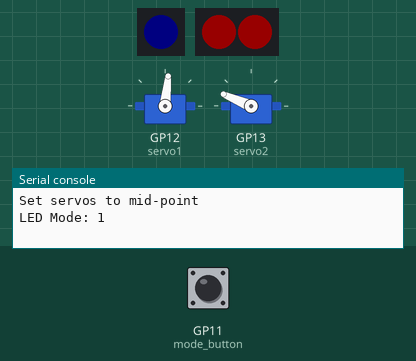
The program below on a simulated Raspberry Pi Pico running MicroPython. On the bench: 1 RGB LEDs in strip order, left to right, 2 RGB LEDs in strip order, left to right, 2 × servo, the last lines printed to the serial console. Inputs (shaded band) come from the test bench; at power-on: GP11 (mode_button) HIGH. Dim RGB values are drawn brighter than linear; random numbers come from a fixed seed; servo angles are drawn from the pulse width (0.5 ms = 0°, 2.5 ms = 180°); threads take turns every 2 ms.

Above: at 3.88 s.
4.3 s: GP11 (mode_button) pulled LOW for 0.15 s
At 6.81 s:
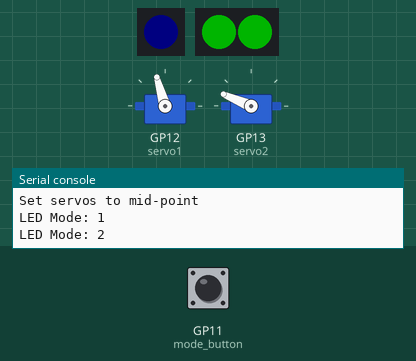
7.3 s: GP11 (mode_button) pulled LOW for 1 s
At 7.63 s:
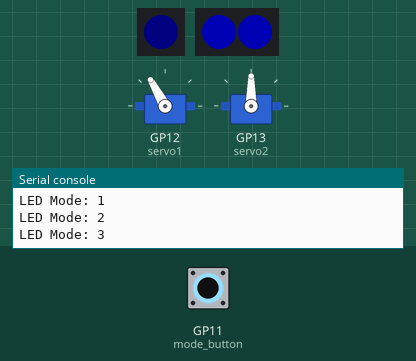
10.3 s: GP11 (mode_button) pulled LOW for 0.15 s
At 13.03 s:
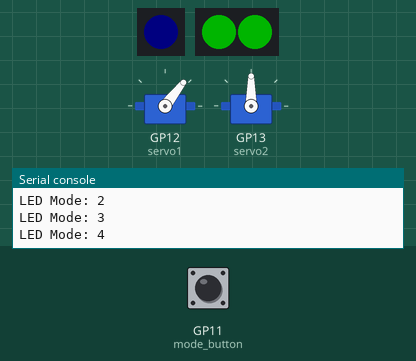
13.4 s: GP11 (mode_button) pulled LOW for 3.2 s
At 17.31 s:
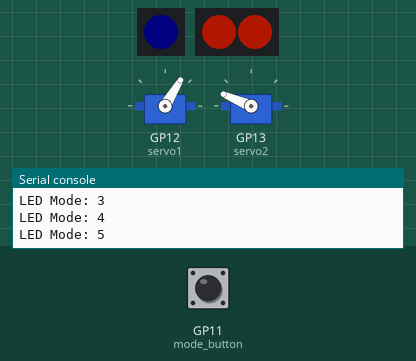
18.1 s: GP11 (mode_button) pulled LOW for 0.15 s
At 19.4 s:
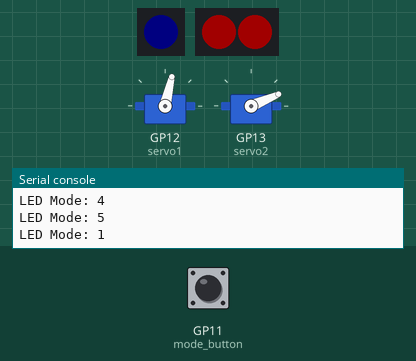
21.1 s: GP11 (mode_button) pulled LOW for 1 s
At 22.77 s:
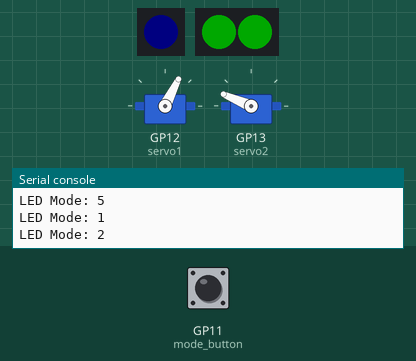
Timing chart, 0 to 25.1 s (numbered marks = the images above; inputs shaded):
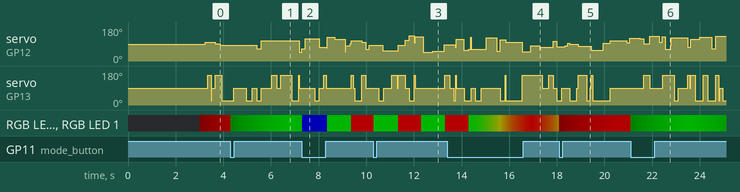

The program:

main.py
```python
# (licence header left out)
# Import required libraries
import machine
import neopixel
import random
import time
import _thread

# Function to adjust a colour with a defined brightness
def get_colour(baseColour,brightness=20):
    # Take a colour tuple and adjust the values using the brightness value
    brightness=brightness/100
    if brightness>0 and brightness<1:
        adjustedColour=tuple([int(x*brightness) for x in baseColour])
    else:
        adjustedColour=baseColour
    return adjustedColour

# Function to rotate through lighting modes
def callback(mode_button):
    global mode, debounce_time
    if (time.ticks_ms()-debounce_time) > 500:
        mode=mode+1
        if mode>5:
            mode=mode = 1
        print("LED Mode: "+ str(mode))
        debounce_time=time.ticks_ms()

# Function to move servos
def servo_move():
    # Set servos to mid position
    servo1.duty_u16(SRV1_MID_DUTY)
    servo2.duty_u16(SRV2_MID_DUTY)

    while True:
        # Random delay in milliseconds
        time.sleep_ms(random.randint(0, 200))

        # Move servo 1 - Head
        if random.randint(1, 3)==1:
            # Move servo 1
            duty = random.randint(SRV1_MIN_DUTY, SRV1_MAX_DUTY)
            servo1.duty_u16(duty)
            #print("Head : ",duty)

        # Move servo 2 - Jaw
        if random.randint(1, 2)==1:
            duty = random.choice([SRV2_MIN_DUTY,SRV2_MID_DUTY,SRV2_MAX_DUTY])
            servo2.duty_u16(duty)
            #print("Jaw : ",duty)

# Define Pins that hardware is connected to
LED_PIN=16               # Set pin number for onboard LED
NEO_PIN=26               # NeoPixels
SRV1_PIN=12              # Servo 1 - Head
SRV2_PIN=13              # Servo 2 - Jaw
BTN1_PIN=11              # Momentary switch

# Define some parameters for hardware
NEO_BPP=3                # 3 for RGB, 4 for RGBW

# Pulse Width   U16 Value
#       500us   1638
#      1000us   3276
#      2000us   6554
#      2500us   8192
# U16 65,535 represents 20ms so 1ms is ~3276

# Experimental Values
# SG90 3276 to 6554 gives 90 degree movement
# SG90 2480 to 7350 gives ~160 degree movement

# Servo pulse frequency (Hz)
SRV1_FRQ=50
SRV2_FRQ=50

# Servo 1 - Head (U16 Value)
SRV1_MIN_DUTY=3276
SRV1_MAX_DUTY=6554
SRV1_MID_DUTY=int((SRV1_MIN_DUTY+SRV1_MAX_DUTY)/2)

# Servo 2 - Jaw (U16 Value)
SRV2_MIN_DUTY=2480
SRV2_MAX_DUTY=7350
SRV2_MID_DUTY=int((SRV2_MIN_DUTY+SRV2_MAX_DUTY)/2)

# Define some NeoPixel parameters
NEO_BRIGHTNESS=25        # Set brightness as a percentage for eyes
LED_BRIGHTNESS=2         # Set brightness as a percentage for onboard LED

# Define some colours
COLOUR_RED=(255,0,0,0)
COLOUR_GREEN=(0,255,0,0)
COLOUR_BLUE=(0,0,255,0)
COLOUR_ORANGE=(255,50,0,0)
COLOUR_VIOLET=(255,0,255,0)
COLOUR_YELLOW=(255,255,0,0)
COLOUR_TEAL=(72,201,176,0)
COLOUR_PURPLE=(108,52,131,0)
COLOUR_CLEAR=(0,0,0)
COLOUR_DEFAULT = COLOUR_ORANGE

COLOUR_WHEEL = [
                COLOUR_BLUE,
                COLOUR_GREEN,
                COLOUR_RED,
                COLOUR_YELLOW,
                COLOUR_VIOLET,
                COLOUR_ORANGE,
                COLOUR_TEAL,
                COLOUR_PURPLE
                ]

# Setup onboard LED
onboardLed = neopixel.NeoPixel(machine.Pin(LED_PIN), 1)
onboardLed.fill(get_colour(COLOUR_BLUE,LED_BRIGHTNESS))
onboardLed.write()

# Setup two Neopixels
pixels = neopixel.NeoPixel(machine.Pin(NEO_PIN), 2, bpp=NEO_BPP)

# Setup mode button using interupt with debouncing
mode = 1
debounce_time = 0
mode_button = machine.Pin(BTN1_PIN, machine.Pin.IN, machine.Pin.PULL_UP)
mode_button.irq(trigger=machine.Pin.IRQ_FALLING, handler=callback)

print("Set servos to mid-point")

# Setup servo 1
servo1 = machine.PWM(machine.Pin(SRV1_PIN))
servo1.freq(SRV1_FRQ)
servo1.duty_u16(SRV1_MID_DUTY)

# Setup servo 2
servo2 = machine.PWM(machine.Pin(SRV2_PIN))
servo2.freq(SRV2_FRQ)
servo2.duty_u16(SRV2_MID_DUTY)

time.sleep(3)

# Start servo function to randomly move servo positions
servo_thread = _thread.start_new_thread(servo_move, ())

print("LED Mode: "+ str(mode))

# Main loop
while True:

    # Mode 1: pulse red
    # Break out of loop if mode changes
    while mode==1:
        for index in range(16,256):
            colour=(index,0,0,0)
            pixels[0] = get_colour(colour, NEO_BRIGHTNESS)
            pixels[1] = get_colour(colour, NEO_BRIGHTNESS)
            pixels.write()
            time.sleep_ms(10)
            if mode!=1:
                break
        for index in range(256,16,-1):
            colour=(index,0,0,0)
            pixels[0] = get_colour(colour, NEO_BRIGHTNESS)
            pixels[1] = get_colour(colour, NEO_BRIGHTNESS)
            pixels.write()
            time.sleep_ms(10)
            if mode!=1:
                break

    # Mode 2: pulse green
    # Break out of loop if mode changes
    while mode==2:
        for index in range(16,256):
            colour=(0,index,0,0)
            pixels[0] = get_colour(colour, NEO_BRIGHTNESS)
            pixels[1] = get_colour(colour, NEO_BRIGHTNESS)
            pixels.write()
            time.sleep_ms(10)
            if mode!=2:
                break
        for index in range(256,16,-1):
            colour=(0,index,0,0)
            pixels[0] = get_colour(colour, NEO_BRIGHTNESS)
            pixels[1] = get_colour(colour, NEO_BRIGHTNESS)
            pixels.write()
            time.sleep_ms(10)
            if mode!=2:
                break

    # Mode 3: cycle through all colours
    # Break out of loop if mode changes
    while mode==3:
        for colour in COLOUR_WHEEL:
            pixels[0] = get_colour(colour, NEO_BRIGHTNESS)
            pixels[1] = get_colour(colour, NEO_BRIGHTNESS)
            pixels.write()
            time.sleep(1)
            if mode!=3:
                break

    # Mode 4: cycle from green to red
    # Break out of loop if mode changes
    while mode==4:
        for colour in [COLOUR_GREEN,COLOUR_RED]:
            pixels[0] = get_colour(colour, NEO_BRIGHTNESS)
            pixels[1] = get_colour(colour, NEO_BRIGHTNESS)
            pixels.write()
            time.sleep(1)
            if mode!=4:
                break

    # Mode 5: fade between red and green
    # Break out of loop if mode changes
    while mode==5:
        for index in range(0,256):
            colour=(index,255-index,0,0)
            pixels[0] = get_colour(colour, NEO_BRIGHTNESS)
            pixels[1] = get_colour(colour, NEO_BRIGHTNESS)
            pixels.write()
            time.sleep_ms(10)
            if mode!=5:
                break
        for index in range(0,256):
            colour=(255-index,index,0,0)
            pixels[0] = get_colour(colour, NEO_BRIGHTNESS)
            pixels[1] = get_colour(colour, NEO_BRIGHTNESS)
            pixels.write()
            time.sleep_ms(10)
            if mode!=5:
                break
```
